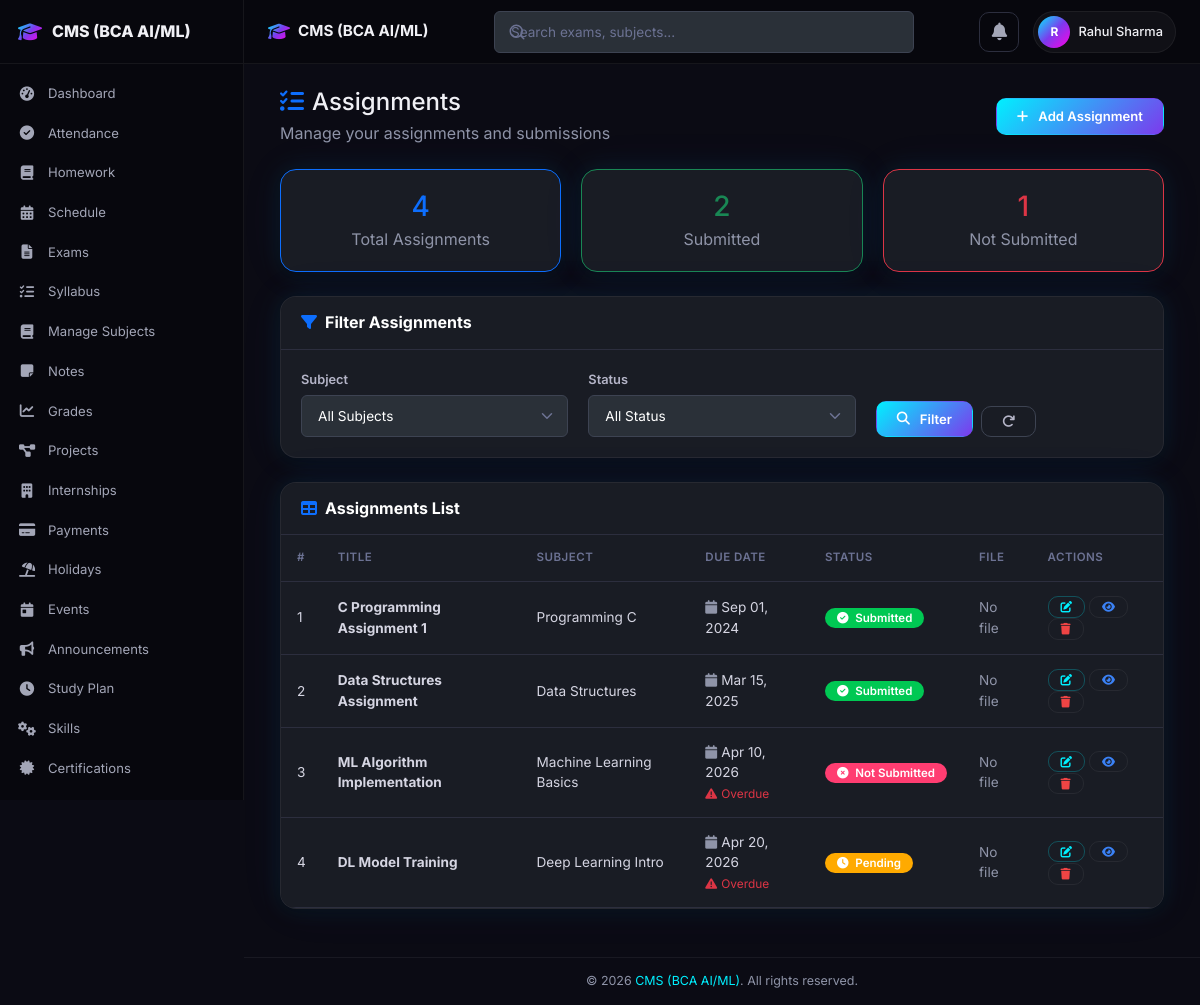
The app's page /assignment.php (signed in) with its own data.
### tables this page shows
CREATE TABLE IF NOT EXISTS assignments (
    id INT AUTO_INCREMENT PRIMARY KEY,
    user_id INT NOT NULL,
    title VARCHAR(200) NOT NULL,
    subject VARCHAR(100) NOT NULL,
    due_date DATE NOT NULL,
    status ENUM('Submitted', 'Not Submitted', 'Pending') DEFAULT 'Not Submitted',
    file_path VARCHAR(255) DEFAULT '',
    created_at TIMESTAMP DEFAULT CURRENT_TIMESTAMP,
    FOREIGN KEY (user_id) REFERENCES users(id) ON DELETE CASCADE,
    INDEX idx_assignments_user (user_id)
);

### includes/functions.php (called while the page is built, shortened)
<?php
function formatDate($date) {
    return date('M d, Y', strtotime($date));
}
function paginate($pdo, $table, $where, $params, $limit = 20, $pageKey = 'page') {
    $page = max(1, (int)($_GET[$pageKey] ?? 1));
    $countSql = "SELECT COUNT(*) FROM $table $where";
    $countStmt = $pdo->prepare($countSql);
    $countStmt->execute($params);
    $total = (int)$countStmt->fetchColumn();
    $totalPages = max(1, ceil($total / $limit));
    $page = min($page, $totalPages);
    $offset = ($page - 1) * $limit;
    return [
        'page' => $page,
        'limit' => $limit,
        'offset' => $offset,
        'total' => $total,
        'totalPages' => $totalPages,
        'sql' => " LIMIT $limit OFFSET $offset"
    ];
}

### assignment.php (the view, shortened to what this page needs)
<?php
require_once 'config/db_connection.php';
require_once 'includes/functions.php';
$user_id = $_SESSION['user_id'];
$where = "WHERE user_id = ?";
$params = [$user_id];
$pagi = paginate($pdo, 'assignments', $where, $params, 20);
$stmt = $pdo->prepare("SELECT * FROM assignments $where ORDER BY due_date ASC" . $pagi['sql']);
$stmt->execute($params);
$assignments = $stmt->fetchAll(PDO::FETCH_ASSOC);
$stmt = $pdo->prepare("SELECT COUNT(*) as total, SUM(CASE WHEN status = 'Submitted' THEN 1 ELSE 0 END) as submitted, SUM(CASE WHEN status = 'Not Submitted' THEN 1 ELSE 0 END) as not_submitted FROM assignments WHERE user_id = ?");
$stmt->execute([$user_id]);
$stats = $stmt->fetch(PDO::FETCH_ASSOC);
include 'includes/header.php';
include 'includes/navbar.php';
?>
<?php include 'includes/sidebar.php'; ?>
    <div class="app-content">
        <div class="container-fluid">
            <div class="d-flex justify-content-between align-items-center mb-4">
                <div>
                    <h4 class="mb-1"><i class="fas fa-tasks me-2 text-primary"></i>Assignments</h4>
                    <p class="text-muted mb-0">Manage your assignments and submissions</p>
                </div>
                <a href="add_assignment.php" class="btn btn-primary">
                    <i class="fas fa-plus me-1"></i>Add Assignment
                </a>
            </div>
            <div class="row mb-4">
                <div class="col-md-4">
                    <div class="card border-primary">
                        <div class="card-body text-center">
                            <h3 class="text-primary mb-1"><?= $stats['total'] ?></h3>
                            <p class="mb-0 text-muted">Total Assignments</p>
                        </div>
                    </div>
                </div>
                <div class="col-md-4">
                    <div class="card border-success">
                        <div class="card-body text-center">
                            <h3 class="text-success mb-1"><?= $stats['submitted'] ?></h3>
                            <p class="mb-0 text-muted">Submitted</p>
                        </div>
                    </div>
                </div>
                <div class="col-md-4">
                    <div class="card border-danger">
                        <div class="card-body text-center">
                            <h3 class="text-danger mb-1"><?= $stats['not_submitted'] ?></h3>
                            <p class="mb-0 text-muted">Not Submitted</p>
                        </div>
                    </div>
                </div>
            </div>
            <div class="card mb-4">
                <div class="card-header bg-transparent">
                    <h6 class="card-title mb-0"><i class="fas fa-filter me-2 text-primary"></i>Filter Assignments</h6>
                </div>
                <div class="card-body">
                    <form method="GET" action="" class="row g-3">
                        <div class="col-md-4">
                            <label class="form-label">Subject</label>
                            <select name="subject" class="form-select">
                                <option value="">All Subjects</option>
                            </select>
                        </div>
                        <div class="col-md-4">
                            <label class="form-label">Status</label>
                            <select name="status" class="form-select">
                                <option value="">All Status</option>
                            </select>
                        </div>
                        <div class="col-md-4 d-flex align-items-end gap-2">
                            <button type="submit" class="btn btn-primary"><i class="fas fa-search me-1"></i>Filter</button>
                            <a href="assignment.php" class="btn btn-outline-secondary"><i class="fas fa-redo"></i></a>
                        </div>
                    </form>
                </div>
            </div>
            <div class="card mb-4">
                <div class="card-header bg-transparent">
                    <h6 class="card-title mb-0"><i class="fas fa-table me-2 text-primary"></i>Assignments List</h6>
                </div>
                <div class="card-body p-0">
                    <div class="table-responsive">
                        <table class="table table-hover mb-0">
                            <thead class="table-light">
                                <tr>
                                    <th>#</th>
                                    <th>Title</th>
                                    <th>Subject</th>
                                    <th>Due Date</th>
                                    <th>Status</th>
                                    <th>File</th>
                                    <th>Actions</th>
                                </tr>
                            </thead>
                            <tbody>
                                <?php if (!empty($assignments)): ?>
                                    <?php foreach ($assignments as $index => $assignment): ?>
                                        <?php
                                        $isOverdue = (strtotime($assignment['due_date']) < strtotime(date('Y-m-d'))) && strtolower($assignment['status']) !== 'submitted';
                                        $statusClass = 'secondary';
                                        if ($assignment['status'] === 'Submitted') $statusClass = 'success';
                                        elseif ($assignment['status'] === 'Not Submitted') $statusClass = 'danger';
                                        elseif ($assignment['status'] === 'Pending') $statusClass = 'warning';
                                        ?>
                                        <tr class="<?= $isOverdue ? 'table-danger' : '' ?>">
                                            <td><?= $index + 1 ?></td>
                                            <td><strong><?= htmlspecialchars($assignment['title']) ?></strong></td>
                                            <td><?= htmlspecialchars($assignment['subject']) ?></td>
                                            <td>
                                                <i class="fas fa-calendar me-1 text-muted"></i><?= formatDate($assignment['due_date']) ?>
                                                <?php if ($isOverdue): ?>
                                                    <br><small class="text-danger"><i class="fas fa-exclamation-triangle me-1"></i>Overdue</small>
                                                <?php endif; ?>
                                            </td>
                                            <td>
                                                <span class="badge bg-<?= $statusClass ?>">
                                                    <?php if ($assignment['status'] === 'Submitted'): ?>
                                                        <i class="fas fa-check-circle me-1"></i>
                                                    <?php elseif ($assignment['status'] === 'Not Submitted'): ?>
                                                        <i class="fas fa-times-circle me-1"></i>
                                                    <?php else: ?>
                                                        <i class="fas fa-clock me-1"></i>
                                                    <?php endif; ?>
                                                    <?= htmlspecialchars($assignment['status']) ?>
                                                </span>
                                            </td>
                                            <td>
                                                <?php if (!empty($assignment['file_path'])): ?>
                                                    <a href="<?= htmlspecialchars($assignment['file_path']) ?>" class="btn btn-sm btn-outline-primary" download>
                                                        <i class="fas fa-download me-1"></i>Download
                                                    </a>
                                                <?php else: ?>
                                                    <span class="text-muted">No file</span>
                                                <?php endif; ?>
                                            </td>
                                            <td>
                                                <a href="edit_assignment.php?id=<?= $assignment['id'] ?>" class="btn btn-sm btn-outline-primary" title="Edit"><i class="fas fa-edit"></i></a>
                                                <a href="view.php?type=assignment&id=<?= $assignment['id'] ?>" class="btn btn-sm btn-outline-info" title="View"><i class="fas fa-eye"></i></a>
                                                <a href="delete.php?type=assignment&id=<?= $assignment['id'] ?>" class="btn btn-sm btn-outline-danger" title="Delete" data-confirm="this assignment"><i class="fas fa-trash"></i></a>
                                            </td>
                                        </tr>
                                    <?php endforeach; ?>
                                <?php endif; ?>
                            </tbody>
                        </table>
                    </div>
                </div>
            </div>
        </div>
    </div>
<?php include 'includes/footer.php'; ?>

### records on screen
assignments: title "C Programming Assignment 1", subject "Programming C", due_date "Sep 01, 2024", status "Submitted", file_path "No file"
assignments: title "Data Structures Assignment", subject "Data Structures", due_date "Mar 15, 2025", status "Submitted", file_path "No file"
assignments: title "ML Algorithm Implementation", subject "Machine Learning Basics", due_date "Apr 10, 2026", shows "Overdue", status "Not Submitted", file_path "No file"
assignments: title "DL Model Training", subject "Deep Learning Intro", due_date "Apr 20, 2026", shows "Overdue", status "Pending", file_path "No file"

### other values on screen
SITE_NAME "CMS (BCA AI/ML)"
substr($_SESSION['user_name'] ?? 'U', 0, 1) "R"
$_SESSION['user_name'] "Rahul Sharma"
$stats['total'] "4"
$stats['submitted'] "2"
$stats['not_submitted'] "1"
